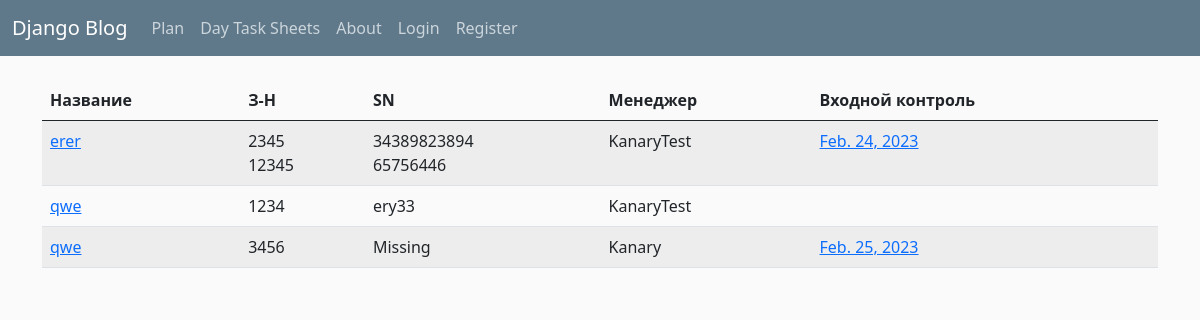
Page /plan/ on the earlier database version.
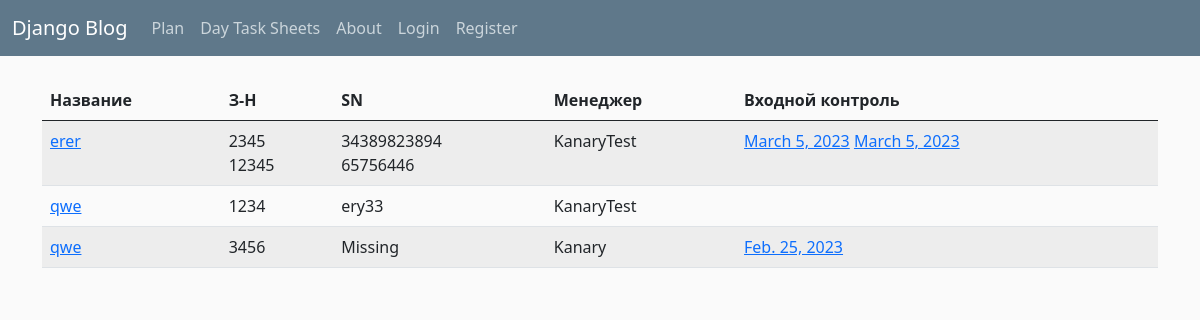
Same page on the later database version.
### blog/models.py (models this page shows, shortened)
class Post(models.Model):
    STATUS_CHOICES = [
            ('AC', 'Active'),
            ('CA', 'Cancelled'),
            ('PS', 'Postponed'),
            ('HD', 'Hidden'),
            ]
    title = models.CharField(max_length=100)
    content = models.TextField()
    purchaser = models.ForeignKey(Purchaser,
                                  on_delete=models.RESTRICT)
    date_posted = models.DateTimeField(default=timezone.now)
    author = models.ForeignKey(User,
                               on_delete=models.RESTRICT,
                               default=1)
    status = models.CharField(max_length=2,
                              choices=STATUS_CHOICES,
                              default='HD')
    parent = models.ForeignKey('self',
                               on_delete=models.CASCADE,
                               blank=True,
                               null=True)

class Order(models.Model):
    post = models.ForeignKey(Post,
                             on_delete=models.CASCADE)
    order_number = models.PositiveBigIntegerField()
    deadline = models.DateField()
    date_added = models.DateField(default=timezone.now)

class SerialNumber(models.Model):
    order_number = models.ForeignKey(Order,
                                     on_delete=models.CASCADE)
    serial_number = models.CharField(max_length=100,
                                     default='Missing')
    together = models.BooleanField(default=True)

class ControlInput(models.Model):
    serial_number = models.ForeignKey(SerialNumber,
                                      on_delete=models.CASCADE)
    date_in = models.DateField(default=timezone.now)
    is_accepted_in = models.BooleanField()
    in_file = models.FileField(upload_to='ControlInput/')

### blog/views.py (the view)
# urls.py: path('plan/', PlanView.as_view(), name='plan'),
class PlanView(ListView):
    model = Post
    template_name = 'blog/plan.html'
    def get_context_data(self, **kwargs):
        context = super().get_context_data(**kwargs)
        context['posts'] = Post.objects.prefetch_related('order_set', 'order_set__serialnumber_set')
        return context

### blog/templates/blog/plan.html
{% extends "blog/base.html" %}
{% block content %}
<table class="table table-striped table-hover">
  <thead>
    <tr>
      <th scope="col">Название</th>
      <th scope="col">З-Н</th>
      <th scope="col">SN</th>
      <th scope="col">Менеджер</th>
      <th scope="col">Входной контроль</th>
    </tr>
  </thead>
  <tbody>
  {% for post in posts %}
    <tr>
      <td>
          <a class="text" href="{% url 'post-detail' post.id %}">{{ post.title }}</a>
      </td>
      <td scope="row">
          {% for order in post.order_set.all %}
            {{order.order_number}}<br>
          {% endfor %}
      </td>
      <td>
          {% for order in post.order_set.all %}
            {% for serial in order.serialnumber_set.all %}
                {{serial.serial_number}}<br>
            {% endfor %}
          {% endfor %}
      </td>
      <td>{{ post.author }}</td>
      <td>
          {% for order in post.order_set.all %}
            {% for serial in order.serialnumber_set.all %}
                {% for input in serial.controlinput_set.all %}
                    <a href="{{ input.in_file.url }}">{{input.date_in}}</a>
                {% endfor %}
             {% endfor %}
          {% endfor %}
      </td>
    </tr>
  {% endfor %}
  </tbody>
</table>
{% endblock content %}

Differences in the rows shown:
removed ControlInput: date_in "Feb. 24, 2023", shown under SerialNumber (number 1 of 4 on the later page)
added ControlInput: date_in "March 5, 2023", shown under SerialNumber (number 1 of 4 on the later page)
added ControlInput: date_in "March 5, 2023", shown under SerialNumber (number 1 of 4 on the later page)
